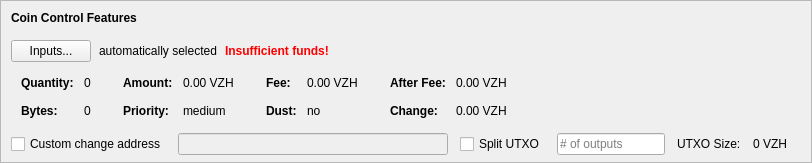
    <widget class="QFrame" name="frameCoinControl">
     <property name="sizePolicy">
      <sizepolicy hsizetype="Expanding" vsizetype="Expanding">
       <horstretch>0</horstretch>
       <verstretch>0</verstretch>
      </sizepolicy>
     </property>
     <property name="maximumSize">
      <size>
       <width>16777215</width>
       <height>16777215</height>
      </size>
     </property>
     <property name="frameShape">
      <enum>QFrame::StyledPanel</enum>
     </property>
     <property name="frameShadow">
      <enum>QFrame::Sunken</enum>
     </property>
     <layout class="QVBoxLayout" name="verticalLayoutCoinControl2">
      <property name="spacing">
       <number>0</number>
      </property>
      <property name="leftMargin">
       <number>0</number>
      </property>
      <property name="topMargin">
       <number>0</number>
      </property>
      <property name="rightMargin">
       <number>0</number>
      </property>
      <property name="bottomMargin">
       <number>6</number>
      </property>
      <item>
       <layout class="QVBoxLayout" name="verticalLayoutCoinControl" stretch="0,0,0,0,1">
        <property name="spacing">
         <number>0</number>
        </property>
        <property name="leftMargin">
         <number>10</number>
        </property>
        <property name="topMargin">
         <number>10</number>
        </property>
        <item>
         <layout class="QHBoxLayout" name="horizontalLayoutCoinControl1">
          <property name="bottomMargin">
           <number>15</number>
          </property>
          <item>
           <widget class="QLabel" name="labelCoinControlFeatures">
            <property name="sizePolicy">
             <sizepolicy hsizetype="Preferred" vsizetype="Maximum">
              <horstretch>0</horstretch>
              <verstretch>0</verstretch>
             </sizepolicy>
            </property>
            <property name="font">
             <font>
              <weight>75</weight>
              <bold>true</bold>
             </font>
            </property>
            <property name="styleSheet">
             <string notr="true">font-weight:bold;</string>
            </property>
            <property name="text">
             <string>Coin Control Features</string>
            </property>
           </widget>
          </item>
         </layout>
        </item>
        <item>
         <layout class="QHBoxLayout" name="horizontalLayoutCoinControl2" stretch="0,0,0,0">
          <property name="spacing">
           <number>8</number>
          </property>
          <property name="bottomMargin">
           <number>10</number>
          </property>
          <item>
           <widget class="QPushButton" name="pushButtonCoinControl">
            <property name="styleSheet">
             <string notr="true"/>
            </property>
            <property name="text">
             <string>Inputs...</string>
            </property>
            <property name="autoDefault">
             <bool>false</bool>
            </property>
           </widget>
          </item>
          <item>
           <widget class="QLabel" name="labelCoinControlAutomaticallySelected">
            <property name="text">
             <string>automatically selected</string>
            </property>
            <property name="margin">
             <number>5</number>
            </property>
           </widget>
          </item>
          <item>
           <widget class="QLabel" name="labelCoinControlInsuffFunds">
            <property name="font">
             <font>
              <weight>75</weight>
              <bold>true</bold>
             </font>
            </property>
            <property name="styleSheet">
             <string notr="true">color:red;font-weight:bold;</string>
            </property>
            <property name="text">
             <string>Insufficient funds!</string>
            </property>
            <property name="margin">
             <number>5</number>
            </property>
           </widget>
          </item>
          <item>
           <spacer name="horizontalSpacerCoinControl">
            <property name="orientation">
             <enum>Qt::Horizontal</enum>
            </property>
            <property name="sizeHint" stdset="0">
             <size>
              <width>40</width>
              <height>1</height>
             </size>
            </property>
           </spacer>
          </item>
         </layout>
        </item>
        <item>
         <widget class="QWidget" name="widgetCoinControl" native="true">
          <property name="sizePolicy">
           <sizepolicy hsizetype="Preferred" vsizetype="Preferred">
            <horstretch>0</horstretch>
            <verstretch>0</verstretch>
           </sizepolicy>
          </property>
          <property name="minimumSize">
           <size>
            <width>0</width>
            <height>0</height>
           </size>
          </property>
          <property name="styleSheet">
           <string notr="true"/>
          </property>
          <layout class="QHBoxLayout" name="horizontalLayoutCoinControl5">
           <property name="leftMargin">
            <number>0</number>
           </property>
           <property name="topMargin">
            <number>0</number>
           </property>
           <property name="rightMargin">
            <number>0</number>
           </property>
           <property name="bottomMargin">
            <number>0</number>
           </property>
           <item>
            <layout class="QHBoxLayout" name="horizontalLayoutCoinControl3" stretch="0,0,0,1">
             <property name="spacing">
              <number>20</number>
             </property>
             <property name="topMargin">
              <number>0</number>
             </property>
             <property name="bottomMargin">
              <number>10</number>
             </property>
             <item>
              <layout class="QFormLayout" name="formLayoutCoinControl1">
               <property name="horizontalSpacing">
                <number>10</number>
               </property>
               <property name="verticalSpacing">
                <number>14</number>
               </property>
               <property name="leftMargin">
                <number>10</number>
               </property>
               <property name="topMargin">
                <number>4</number>
               </property>
               <property name="rightMargin">
                <number>6</number>
               </property>
               <item row="0" column="0">
                <widget class="QLabel" name="labelCoinControlQuantityText">
                 <property name="font">
                  <font>
                   <weight>75</weight>
                   <bold>true</bold>
                  </font>
                 </property>
                 <property name="text">
                  <string>Quantity:</string>
                 </property>
                 <property name="margin">
                  <number>0</number>
                 </property>
                </widget>
               </item>
               <item row="0" column="1">
                <widget class="QLabel" name="labelCoinControlQuantity">
                 <property name="cursor">
                  <cursorShape>IBeamCursor</cursorShape>
                 </property>
                 <property name="contextMenuPolicy">
                  <enum>Qt::ActionsContextMenu</enum>
                 </property>
                 <property name="text">
                  <string notr="true">0</string>
                 </property>
                 <property name="margin">
                  <number>0</number>
                 </property>
                 <property name="textInteractionFlags">
                  <set>Qt::LinksAccessibleByMouse|Qt::TextSelectableByKeyboard|Qt::TextSelectableByMouse</set>
                 </property>
                </widget>
               </item>
               <item row="1" column="0">
                <widget class="QLabel" name="labelCoinControlBytesText">
                 <property name="font">
                  <font>
                   <weight>75</weight>
                   <bold>true</bold>
                  </font>
                 </property>
                 <property name="text">
                  <string>Bytes:</string>
                 </property>
                </widget>
               </item>
               <item row="1" column="1">
                <widget class="QLabel" name="labelCoinControlBytes">
                 <property name="cursor">
                  <cursorShape>IBeamCursor</cursorShape>
                 </property>
                 <property name="contextMenuPolicy">
                  <enum>Qt::ActionsContextMenu</enum>
                 </property>
                 <property name="text">
                  <string notr="true">0</string>
                 </property>
                 <property name="textInteractionFlags">
                  <set>Qt::LinksAccessibleByMouse|Qt::TextSelectableByKeyboard|Qt::TextSelectableByMouse</set>
                 </property>
                </widget>
               </item>
              </layout>
             </item>
             <item>
              <layout class="QFormLayout" name="formLayoutCoinControl2">
               <property name="horizontalSpacing">
                <number>10</number>
               </property>
               <property name="verticalSpacing">
                <number>14</number>
               </property>
               <property name="leftMargin">
                <number>6</number>
               </property>
               <property name="topMargin">
                <number>4</number>
               </property>
               <property name="rightMargin">
                <number>6</number>
               </property>
               <item row="0" column="0">
                <widget class="QLabel" name="labelCoinControlAmountText">
                 <property name="font">
                  <font>
                   <weight>75</weight>
                   <bold>true</bold>
                  </font>
                 </property>
                 <property name="text">
                  <string>Amount:</string>
                 </property>
                 <property name="margin">
                  <number>0</number>
                 </property>
                </widget>
               </item>
               <item row="0" column="1">
                <widget class="QLabel" name="labelCoinControlAmount">
                 <property name="cursor">
                  <cursorShape>IBeamCursor</cursorShape>
                 </property>
                 <property name="contextMenuPolicy">
                  <enum>Qt::ActionsContextMenu</enum>
                 </property>
                 <property name="text">
                  <string notr="true">0.00 VZH</string>
                 </property>
                 <property name="textInteractionFlags">
                  <set>Qt::LinksAccessibleByMouse|Qt::TextSelectableByKeyboard|Qt::TextSelectableByMouse</set>
                 </property>
                </widget>
               </item>
               <item row="1" column="0">
                <widget class="QLabel" name="labelCoinControlPriorityText">
                 <property name="font">
                  <font>
                   <weight>75</weight>
                   <bold>true</bold>
                  </font>
                 </property>
                 <property name="text">
                  <string>Priority:</string>
                 </property>
                </widget>
               </item>
               <item row="1" column="1">
                <widget class="QLabel" name="labelCoinControlPriority">
                 <property name="cursor">
                  <cursorShape>IBeamCursor</cursorShape>
                 </property>
                 <property name="contextMenuPolicy">
                  <enum>Qt::ActionsContextMenu</enum>
                 </property>
                 <property name="text">
                  <string>medium</string>
                 </property>
                 <property name="textInteractionFlags">
                  <set>Qt::LinksAccessibleByMouse|Qt::TextSelectableByKeyboard|Qt::TextSelectableByMouse</set>
                 </property>
                </widget>
               </item>
              </layout>
             </item>
             <item>
              <layout class="QFormLayout" name="formLayoutCoinControl3">
               <property name="horizontalSpacing">
                <number>10</number>
               </property>
               <property name="verticalSpacing">
                <number>14</number>
               </property>
               <property name="leftMargin">
                <number>6</number>
               </property>
               <property name="topMargin">
                <number>4</number>
               </property>
               <property name="rightMargin">
                <number>6</number>
               </property>
               <item row="0" column="0">
                <widget class="QLabel" name="labelCoinControlFeeText">
                 <property name="font">
                  <font>
                   <weight>75</weight>
                   <bold>true</bold>
                  </font>
                 </property>
                 <property name="text">
                  <string>Fee:</string>
                 </property>
                 <property name="margin">
                  <number>0</number>
                 </property>
                </widget>
               </item>
               <item row="0" column="1">
                <widget class="QLabel" name="labelCoinControlFee">
                 <property name="cursor">
                  <cursorShape>IBeamCursor</cursorShape>
                 </property>
                 <property name="contextMenuPolicy">
                  <enum>Qt::ActionsContextMenu</enum>
                 </property>
                 <property name="text">
                  <string notr="true">0.00 VZH</string>
                 </property>
                 <property name="textInteractionFlags">
                  <set>Qt::LinksAccessibleByMouse|Qt::TextSelectableByKeyboard|Qt::TextSelectableByMouse</set>
                 </property>
                </widget>
               </item>
               <item row="1" column="0">
                <widget class="QLabel" name="labelCoinControlLowOutputText">
                 <property name="font">
                  <font>
                   <weight>75</weight>
                   <bold>true</bold>
                  </font>
                 </property>
                 <property name="text">
                  <string>Dust:</string>
                 </property>
                </widget>
               </item>
               <item row="1" column="1">
                <widget class="QLabel" name="labelCoinControlLowOutput">
                 <property name="cursor">
                  <cursorShape>IBeamCursor</cursorShape>
                 </property>
                 <property name="contextMenuPolicy">
                  <enum>Qt::ActionsContextMenu</enum>
                 </property>
                 <property name="text">
                  <string>no</string>
                 </property>
                 <property name="textInteractionFlags">
                  <set>Qt::LinksAccessibleByMouse|Qt::TextSelectableByKeyboard|Qt::TextSelectableByMouse</set>
                 </property>
                </widget>
               </item>
              </layout>
             </item>
             <item>
              <layout class="QFormLayout" name="formLayoutCoinControl4">
               <property name="horizontalSpacing">
                <number>10</number>
               </property>
               <property name="verticalSpacing">
                <number>14</number>
               </property>
               <property name="leftMargin">
                <number>6</number>
               </property>
               <property name="topMargin">
                <number>4</number>
               </property>
               <property name="rightMargin">
                <number>6</number>
               </property>
               <item row="0" column="0">
                <widget class="QLabel" name="labelCoinControlAfterFeeText">
                 <property name="font">
                  <font>
                   <weight>75</weight>
                   <bold>true</bold>
                  </font>
                 </property>
                 <property name="text">
                  <string>After Fee:</string>
                 </property>
                 <property name="margin">
                  <number>0</number>
                 </property>
                </widget>
               </item>
               <item row="0" column="1">
                <widget class="QLabel" name="labelCoinControlAfterFee">
                 <property name="cursor">
                  <cursorShape>IBeamCursor</cursorShape>
                 </property>
                 <property name="contextMenuPolicy">
                  <enum>Qt::ActionsContextMenu</enum>
                 </property>
                 <property name="text">
                  <string notr="true">0.00 VZH</string>
                 </property>
                 <property name="textInteractionFlags">
                  <set>Qt::LinksAccessibleByMouse|Qt::TextSelectableByKeyboard|Qt::TextSelectableByMouse</set>
                 </property>
                </widget>
               </item>
               <item row="1" column="0">
                <widget class="QLabel" name="labelCoinControlChangeText">
                 <property name="font">
                  <font>
                   <weight>75</weight>
                   <bold>true</bold>
                  </font>
                 </property>
                 <property name="text">
                  <string>Change:</string>
                 </property>
                </widget>
               </item>
               <item row="1" column="1">
                <widget class="QLabel" name="labelCoinControlChange">
                 <property name="cursor">
                  <cursorShape>IBeamCursor</cursorShape>
                 </property>
                 <property name="contextMenuPolicy">
                  <enum>Qt::ActionsContextMenu</enum>
                 </property>
                 <property name="text">
                  <string notr="true">0.00 VZH</string>
                 </property>
                 <property name="textInteractionFlags">
                  <set>Qt::LinksAccessibleByMouse|Qt::TextSelectableByKeyboard|Qt::TextSelectableByMouse</set>
                 </property>
                </widget>
               </item>
              </layout>
             </item>
            </layout>
           </item>
          </layout>
         </widget>
        </item>
        <item>
         <layout class="QHBoxLayout" name="horizontalLayoutCoinControl4" stretch="0,0,0,0,0,0,0">
          <property name="spacing">
           <number>12</number>
          </property>
          <property name="sizeConstraint">
           <enum>QLayout::SetDefaultConstraint</enum>
          </property>
          <property name="topMargin">
           <number>5</number>
          </property>
          <property name="rightMargin">
           <number>5</number>
          </property>
          <item>
           <widget class="QCheckBox" name="checkBoxCoinControlChange">
            <property name="toolTip">
             <string>If this is activated, but the change address is empty or invalid, change will be sent to a newly generated address.</string>
            </property>
            <property name="text">
             <string>Custom change address</string>
            </property>
           </widget>
          </item>
          <item>
           <widget class="QValidatedLineEdit" name="lineEditCoinControlChange">
            <property name="enabled">
             <bool>false</bool>
            </property>
            <property name="sizePolicy">
             <sizepolicy hsizetype="Expanding" vsizetype="Fixed">
              <horstretch>0</horstretch>
              <verstretch>0</verstretch>
             </sizepolicy>
            </property>
           </widget>
          </item>
          <item>
           <widget class="QCheckBox" name="splitBlockCheckBox">
            <property name="text">
             <string>Split UTXO</string>
            </property>
           </widget>
          </item>
          <item>
           <widget class="QLineEdit" name="splitBlockLineEdit">
            <property name="sizePolicy">
             <sizepolicy hsizetype="Fixed" vsizetype="Fixed">
              <horstretch>50</horstretch>
              <verstretch>0</verstretch>
             </sizepolicy>
            </property>
            <property name="placeholderText">
             <string># of outputs</string>
            </property>
           </widget>
          </item>
          <item>
           <widget class="QLabel" name="labelBlockSizeText">
            <property name="text">
             <string>UTXO Size:</string>
            </property>
           </widget>
          </item>
          <item>
           <widget class="QLabel" name="labelBlockSize">
            <property name="text">
             <string>0 VZH</string>
            </property>
           </widget>
          </item>
          <item>
           <widget class="QLabel" name="labelCoinControlChangeLabel">
            <property name="sizePolicy">
             <sizepolicy hsizetype="Preferred" vsizetype="Expanding">
              <horstretch>0</horstretch>
              <verstretch>0</verstretch>
             </sizepolicy>
            </property>
            <property name="minimumSize">
             <size>
              <width>0</width>
              <height>0</height>
             </size>
            </property>
            <property name="text">
             <string/>
            </property>
            <property name="margin">
             <number>3</number>
            </property>
           </widget>
          </item>
         </layout>
        </item>
        <item>
         <spacer name="verticalSpacerCoinControl">
          <property name="orientation">
           <enum>Qt::Vertical</enum>
          </property>
          <property name="sizeHint" stdset="0">
           <size>
            <width>800</width>
            <height>1</height>
           </size>
          </property>
         </spacer>
        </item>
       </layout>
      </item>
     </layout>
    </widget>
